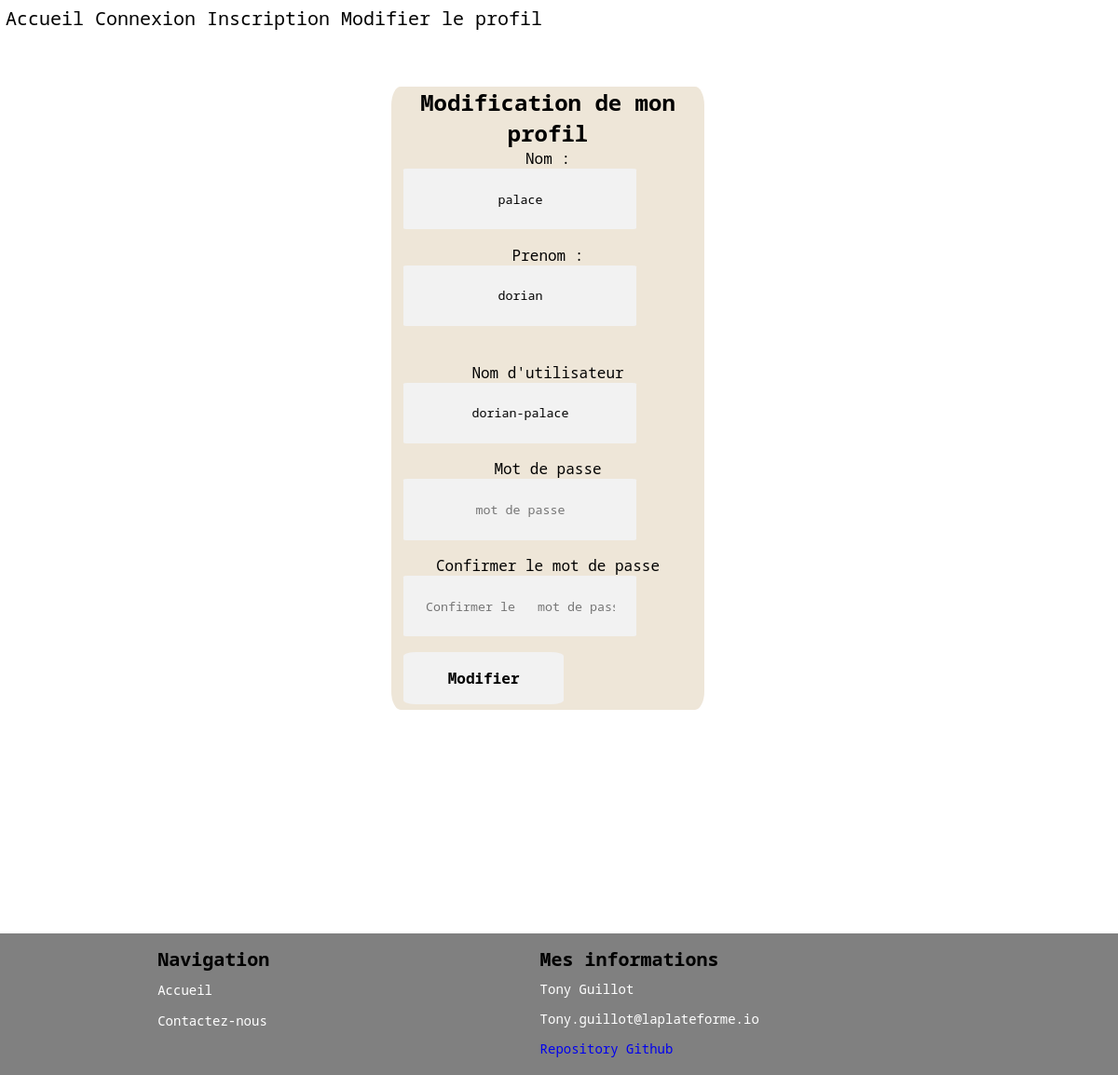
Screenshot of /profil1.php (signed in) with the database file from the repository.
### tables this page shows
CREATE TABLE IF NOT EXISTS `utilisateurs` (
  `id` int(255) NOT NULL AUTO_INCREMENT,
  `login` varchar(255) NOT NULL,
  `nom` varchar(255) NOT NULL,
  `prenom` varchar(255) NOT NULL,
  `password` varchar(255) NOT NULL,
  PRIMARY KEY (`id`)
);

### profil1.php (the view, shortened to what this page needs)
<?php
$servname = 'localhost';
$dbname = 'tony-guillot_moduleconnexion';
$user = 'tonyguillot';
$mdp ='toto199800912';
$bdd = new PDO("mysql:host=$servname;dbname=$dbname","$user","$mdp");
$bdd-> setAttribute(PDO::ATTR_ERRMODE, PDO::ERRMODE_EXCEPTION);
try{
if(isset($_SESSION['id'])){
    $requser = $bdd->prepare("SELECT * FROM utilisateurs WHERE id =? ");
    $requser->execute(array($_SESSION['id']));
    $user = $requser->fetch();
}
} catch(PDOException $e){
    echo 'echec : ' .$e->getMessage();
}
?>
<!DOCTYPE html>
<html lang="en">
<head>
    <link rel="stylesheet" href="style.css">
</head>
<body>
    <header>
            <nav>
                <ul>
                     <li>
                        <a href="index.php">Accueil</a>
                        <a href="connexion.php">Connexion</a>
                        <a href="inscription1.php">Inscription</a>
                        <a href="profil1.php">Modifier le profil</a>
                    </li>
                </ul>
            </nav>
    </header>
            <main class="modif1">
                <form classe="modif" action="#" method="post">
                <h2>Modification de mon profil</h2>
                <label>Nom :</label>
                    <input classe ="input-profil" type="text" name="newnom" placeholder="nom" value="<?php echo @$user['nom']?>">
                    <label>Prenom : </label>
                    <input classe ="input-profil" type="text" name="newprenom" placeholder="prenom" value="<?php echo @$user['prenom']?>"><br>
                    <label>Nom d'utilisateur</label>
                    <input type="text" name="newlogin" placeholder="nom d'utilisateur" value="<?php echo @$user['login']?>">
                    <label>Mot de passe</label>
                    <input classe ="input-profil" type="password" name='newmdp' placeholder="mot de passe" >
                    <label>Confirmer le mot de passe</label>
                    <input classe ="input-profil" type="password" name='newmdp2' placeholder="Confirmer le   mot de passe">
                    <input  id='modifier' type="submit" value="Modifier">
                </form>
</main>
<footer class="footer">
<ul class="navigation">
    <h3 class="navi">Navigation</h3>
    <li><a href="index.html">Accueil</a></li>
    <li><a href="voyage6.html">Contactez-nous</a></li>
</ul>
<ul class="contact">
    <h3 class="info">Mes informations</h3>
    <li>Tony Guillot</li>
    <li>Tony.guillot@laplateforme.io</li>
    <li><a href="https://github.com/tony-guillot/module-connexion.git">Repository Github</a></li>
</ul>
</footer>
</body>
</html>

### style.css (style rules this page uses)
* { text-decoration: none; list-style: none; margin: 0; padding: 0; font-family: 'Noto Sans Mono', monospace; }
body { padding: 0; margin: 0; }
nav { font-family: 'Noto Sans Mono', monospace; font-size: 20px; display: flex; justify-content: space-between; padding-top: 0.5%; padding-left: 0.5%; }
.modif1 { margin-top: 5%; background-color: #EEE6D8; border-radius: 3%; text-align: center; font-family: 'Noto Sans Mono', monospace; display: flex; flex-direction: column; justify-content: center; margin-left: 35%; width: 28%; }
input { display: flex; flex-direction: column; margin-left: 4%; margin-right: 4%; }
.formulaire input, .formulaire2 input, .modif1 input { text-align: center; padding: 7%; border-radius: 2%; margin-bottom: 5%; border: none; background-color: #f2f2f2; outline: none; box-sizing: content-box; }
label { padding-bottom: 2%; line-height: 0.5rem; }
input[type='submit'] { text-align: center; padding: 5% 8%; border: none; width: 15%; display: flex; align-self: center; border-radius: 8%; margin-bottom: 2%; font-size: 16px; font-weight: bolder; cursor: pointer; }
#modifier { margin-top: 2%; width: 35%; }
nav ul li a { color: black; text-decoration: none; }
.footer { margin-top: 20%; width: 100%; height: 100%; background-color: grey; display: flex; flex-direction: row; justify-content: space-around; font-family: 'Noto Sans Mono', monospace; }
.footer ul li a { transition: all 0.3s ease; }
.footer ul li { transition: all 0.3s ease; }
.navigation { margin-left: 2%; padding-top: 1%; padding-bottom: 1%; line-height: 2rem; }
.navi { font-size: 20px; color: black; }
.navigation a { color: white; font-size: 14px; }
.contact { color: white; line-height: 2rem; padding-top: 1%; padding-bottom: 1%; margin-right: 20%; font-size: 14px; }
.info { color: black; font-size: 20px; }

### rows the page displays
utilisateurs: newnom "palace", newprenom "dorian", newlogin "dorian-palace"
